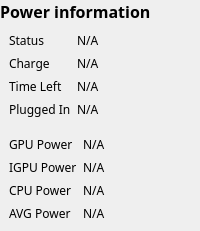
            <widget class="QWidget" name="Power">
             <layout class="QVBoxLayout" name="verticalLayout_3">
              <property name="spacing">
               <number>0</number>
              </property>
              <property name="leftMargin">
               <number>0</number>
              </property>
              <property name="topMargin">
               <number>0</number>
              </property>
              <property name="rightMargin">
               <number>0</number>
              </property>
              <property name="bottomMargin">
               <number>0</number>
              </property>
              <item>
               <widget class="QLabel" name="label_39">
                <property name="font">
                 <font>
                  <family>Asus Rog</family>
                  <pointsize>12</pointsize>
                  <weight>75</weight>
                  <bold>true</bold>
                 </font>
                </property>
                <property name="text">
                 <string>Power information</string>
                </property>
               </widget>
              </item>
              <item>
               <widget class="QFrame" name="Battery">
                <property name="sizePolicy">
                 <sizepolicy hsizetype="Preferred" vsizetype="Preferred">
                  <horstretch>0</horstretch>
                  <verstretch>0</verstretch>
                 </sizepolicy>
                </property>
                <property name="frameShape">
                 <enum>QFrame::NoFrame</enum>
                </property>
                <layout class="QGridLayout" name="gridLayout_4">
                 <item row="0" column="0">
                  <widget class="QLabel" name="label_25">
                   <property name="font">
                    <font>
                     <family>Asus Rog</family>
                    </font>
                   </property>
                   <property name="text">
                    <string>Status</string>
                   </property>
                  </widget>
                 </item>
                 <item row="2" column="0">
                  <widget class="QLabel" name="label_27">
                   <property name="font">
                    <font>
                     <family>Asus Rog</family>
                    </font>
                   </property>
                   <property name="text">
                    <string>Time Left</string>
                   </property>
                  </widget>
                 </item>
                 <item row="1" column="0">
                  <widget class="QLabel" name="label_26">
                   <property name="font">
                    <font>
                     <family>Asus Rog</family>
                    </font>
                   </property>
                   <property name="text">
                    <string>Charge</string>
                   </property>
                  </widget>
                 </item>
                 <item row="0" column="1">
                  <widget class="QLabel" name="battery_status">
                   <property name="font">
                    <font>
                     <family>Asus Rog</family>
                    </font>
                   </property>
                   <property name="text">
                    <string>N/A</string>
                   </property>
                  </widget>
                 </item>
                 <item row="3" column="1">
                  <widget class="QLabel" name="battery_plugged">
                   <property name="font">
                    <font>
                     <family>Asus Rog</family>
                    </font>
                   </property>
                   <property name="text">
                    <string>N/A</string>
                   </property>
                  </widget>
                 </item>
                 <item row="3" column="0">
                  <widget class="QLabel" name="label_37">
                   <property name="font">
                    <font>
                     <family>Asus Rog</family>
                    </font>
                   </property>
                   <property name="text">
                    <string>Plugged In</string>
                   </property>
                  </widget>
                 </item>
                 <item row="2" column="1">
                  <widget class="QLabel" name="battery_time_left">
                   <property name="font">
                    <font>
                     <family>Asus Rog</family>
                    </font>
                   </property>
                   <property name="text">
                    <string>N/A</string>
                   </property>
                  </widget>
                 </item>
                 <item row="1" column="1">
                  <widget class="QLabel" name="battery_charge">
                   <property name="font">
                    <font>
                     <family>Asus Rog</family>
                    </font>
                   </property>
                   <property name="text">
                    <string>N/A</string>
                   </property>
                  </widget>
                 </item>
                 <item row="0" column="2" rowspan="4">
                  <widget class="roundProgressBar" name="battery_usage" native="true"/>
                 </item>
                </layout>
               </widget>
              </item>
              <item>
               <widget class="QFrame" name="Consumed">
                <property name="sizePolicy">
                 <sizepolicy hsizetype="Preferred" vsizetype="Preferred">
                  <horstretch>0</horstretch>
                  <verstretch>0</verstretch>
                 </sizepolicy>
                </property>
                <property name="frameShape">
                 <enum>QFrame::NoFrame</enum>
                </property>
                <layout class="QGridLayout" name="gridLayout_5">
                 <item row="3" column="1">
                  <widget class="QLabel" name="avg_consumed">
                   <property name="font">
                    <font>
                     <family>Asus Rog</family>
                    </font>
                   </property>
                   <property name="text">
                    <string>N/A</string>
                   </property>
                  </widget>
                 </item>
                 <item row="2" column="0">
                  <widget class="QLabel" name="label_32">
                   <property name="font">
                    <font>
                     <family>Asus Rog</family>
                    </font>
                   </property>
                   <property name="text">
                    <string>CPU Power</string>
                   </property>
                  </widget>
                 </item>
                 <item row="2" column="1">
                  <widget class="QLabel" name="cpu_consume">
                   <property name="font">
                    <font>
                     <family>Asus Rog</family>
                    </font>
                   </property>
                   <property name="text">
                    <string>N/A</string>
                   </property>
                  </widget>
                 </item>
                 <item row="1" column="1">
                  <widget class="QLabel" name="igpu_consume">
                   <property name="font">
                    <font>
                     <family>Asus Rog</family>
                    </font>
                   </property>
                   <property name="text">
                    <string>N/A</string>
                   </property>
                  </widget>
                 </item>
                 <item row="0" column="0">
                  <widget class="QLabel" name="label_31">
                   <property name="font">
                    <font>
                     <family>Asus Rog</family>
                    </font>
                   </property>
                   <property name="text">
                    <string>GPU Power</string>
                   </property>
                  </widget>
                 </item>
                 <item row="1" column="0">
                  <widget class="QLabel" name="label_40">
                   <property name="font">
                    <font>
                     <family>Asus Rog</family>
                    </font>
                   </property>
                   <property name="text">
                    <string>IGPU Power</string>
                   </property>
                  </widget>
                 </item>
                 <item row="0" column="1">
                  <widget class="QLabel" name="gpu_consume">
                   <property name="font">
                    <font>
                     <family>Asus Rog</family>
                    </font>
                   </property>
                   <property name="text">
                    <string>N/A</string>
                   </property>
                  </widget>
                 </item>
                 <item row="3" column="0">
                  <widget class="QLabel" name="label_33">
                   <property name="font">
                    <font>
                     <family>Asus Rog</family>
                    </font>
                   </property>
                   <property name="text">
                    <string>AVG Power</string>
                   </property>
                  </widget>
                 </item>
                 <item row="0" column="2" rowspan="4">
                  <widget class="spiralProgressBar" name="power_progress" native="true"/>
                 </item>
                </layout>
               </widget>
              </item>
             </layout>
            </widget>
